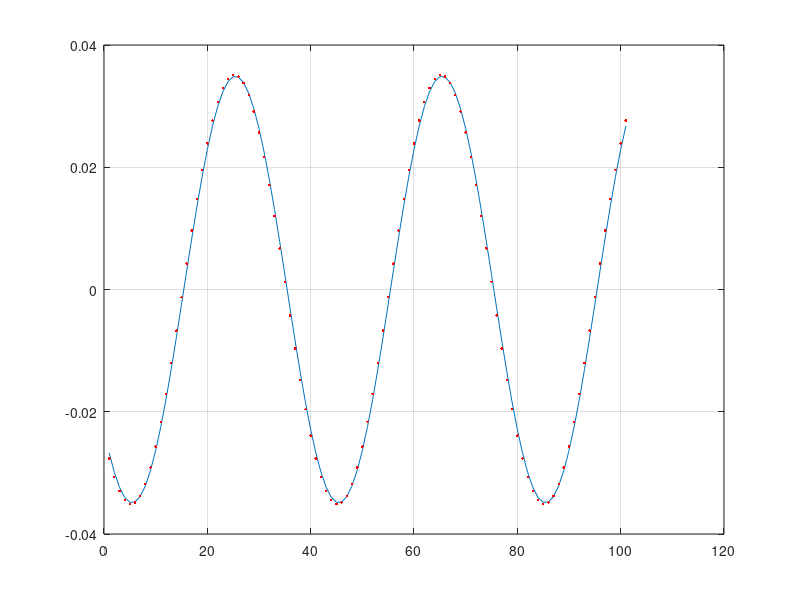
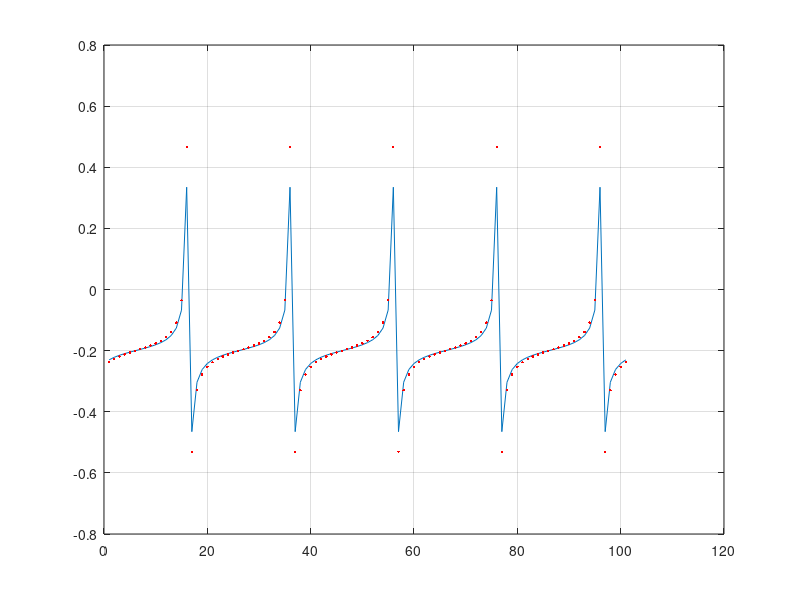
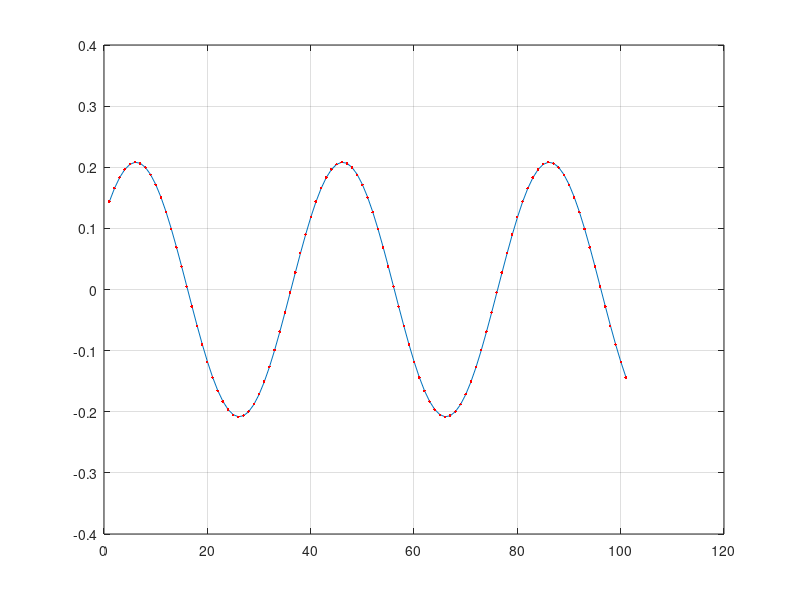

Recreate these plots in MATLAB, in order.
% approciel

lam=42;
bet=80;
dlam=-2;
dbet=2;

lam1=lam*pi/180;
bet1=bet*pi/180;
dlam1=dlam*pi/180;
dbet1=dbet*pi/180;

om0=pi/20;
t=0:100;

f=cos(bet1+dbet1)*sin(om0*t+lam1+dlam1)-cos(bet1)*sin(om0*t+lam1);

f1=cos(bet1)*cos(om0*t+lam1+dlam1)*sin(dlam1)-sin(bet1)*sin(om0*t+lam1)*sin(dbet1);

figure,plot(f),hold on,plot(f1,'r.'),grid on

r=f./(cos(bet1)*sin(om0*t+lam1)+eps);
r1=f1./(cos(bet1)*sin(om0*t+lam1)+eps);

figure,plot(r),hold on,plot(r1,'r.'),grid on

d=(cos(bet1)*sin(om0*t+lam1)+eps)-f;
d1=(cos(bet1)*sin(om0*t+lam1)+eps)-f1;

figure,plot(d),hold on,plot(d1,'r.'),grid on